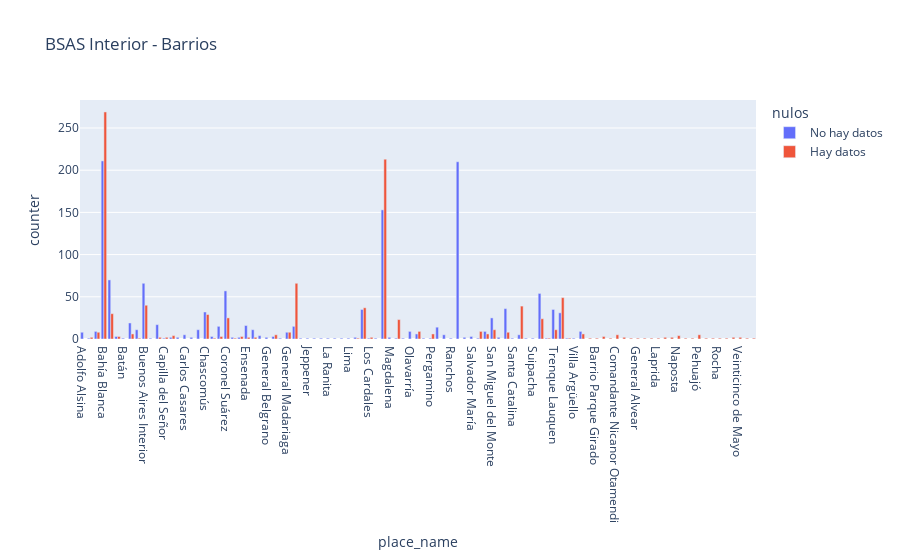

The cell this chart's notebook holds for it:
### Code cell
bsas_interior_barrios_grupo = bsas_interior.groupby(by=['state_name','place_name','nulos'],as_index=False)['counter'].sum()
bsas_interior_barrios_grupo['nulos'] = bsas_interior_barrios_grupo['nulos'].astype(str)
bsas_interior_barrios_grupo['nulos'] = bsas_interior_barrios_grupo.nulos.str.replace('False','Hay datos')
bsas_interior_barrios_grupo['nulos'] = bsas_interior_barrios_grupo.nulos.str.replace('True','No hay datos')
fig = px.bar(bsas_interior_barrios_grupo, x="place_name", y="counter",
             color='nulos', barmode='group',
             height=400, title=" BSAS Interior - Barrios")
fig.show()

### Figure 1 — Plotly figure (JSON) as saved in the notebook; plotly's stock layout.template omitted (floating-point values rounded to 4 significant figures)
{"data": [{"alignmentgroup": "True", "hovertemplate": "nulos=No hay datos<br>place_name=%{x}<br>counter=%{y}<extra></extra>", "legendgroup": "No hay datos", "marker": {"color": "#636efa"}, "name": "No hay datos", "offsetgroup": "No hay datos", "orientation": "v", "showlegend": true, "textposition": "auto", "type": "bar", "x": ["Adolfo Alsina", "Alto Los Cardales", "Azul", "Bahía Blanca", "Balcarce", "Baradero", "Batán", "Berisso", "Brandsen", "Buenos Aires Interior", "Cabildo", "Campana", "Capilla del Señor", "Capitán Sarmiento", "Cardales Country Club", "Carlos Casares", "Carlos Keen", "Carmen de Areco", "Chascomús", "Chivilcoy", "Coronel Brandsen", "Coronel Suárez", "El Remanso", "Empalme Lobos", "Ensenada", "Exaltación de la Cruz", "General Alvarado", "General Belgrano", "General Las Heras", "General Lavalle", "General Madariaga", "General Pueyrredón", "Indio Cuá Country Club", "Jeppener", "Junín", "La Colina Golf & Polo", "La Ranita", "Laguna de los Padres", "Las Chacras", "Lima", "Lincoln", "Lobos", "Los Cardales", "Los Talas", "Luján", "Magdalena", "Mercedes", "Navarro", "Olavarría", "Open Door", "Pedro Luro", "Pergamino", "Punta Indio", "Punta Lara", "Ranchos", "Roosevelt", "Roque Pérez", "Salvador María", "San Andrés de Giles", "San Antonio de Areco", "San Miguel del Monte", "San Nicolás de los Arroyos", "San Pedro", "Santa Catalina", "Sierra de los Padres", "Sierras Bayas", "Suipacha", "Tandil", "Torres", "Trenque Lauquen", "Tres Arroyos", "Verónica", "Villa Argüello", "Zárate"], "xaxis": "x", "y": [8, 1, 9, 211, 70, 3, 1, 19, 11, 66, 1, 17, 1, 2, 2, 5, 2, 11, 32, 3, 15, 57, 2, 2, 16, 11, 4, 2, 3, 1, 8, 15, 1, 1, 1, 1, 1, 1, 1, 1, 2, 35, 1, 1, 153, 2, 1, 1, 9, 6, 1, 1, 14, 5, 1, 210, 2, 3, 1, 9, 25, 2, 36, 1, 5, 1, 1, 54, 1, 35, 31, 1, 1, 9], "yaxis": "y"}, {"alignmentgroup": "True", "hovertemplate": "nulos=Hay datos<br>place_name=%{x}<br>counter=%{y}<extra></extra>", "legendgroup": "Hay datos", "marker": {"color": "#EF553B"}, "name": "Hay datos", "offsetgroup": "Hay datos", "orientation": "v", "showlegend": true, "textposition": "auto", "type": "bar", "x": ["Alto Los Cardales", "Azul", "Bahía Blanca", "Balcarce", "Balneario San Cayetano", "Baradero", "Barrio Parque Girado", "Berisso", "Brandsen", "Buenos Aires Interior", "Campana", "Campos de Roca", "Capilla del Señor", "Capitán Sarmiento", "Carmen de Patagones", "Chascomús", "Chivilcoy", "Comandante Nicanor Otamendi", "Coronel Brandsen", "Coronel Dorrego", "Coronel Suárez", "El Remanso", "Elvira", "Empalme Lobos", "Ensenada", "Exaltación de la Cruz", "General Alvear", "General Las Heras", "General Madariaga", "General Pinto", "General Pueyrredón", "Haras del Sur II", "Laprida", "Lincoln", "Lobería", "Lobos", "Lomas del Río Luján", "Los Cardales", "Luján", "Mercedes", "Naposta", "Nueve de Julio", "Olivera", "Open Door", "Pehuajó", "Pergamino", "Ramallo", "Rancagua", "Rocha", "San Andrés de Giles", "San Antonio de Areco", "San Miguel del Monte", "San Pedro", "Santa Trinidad", "Sierra de los Padres", "Tandil", "Tornquist", "Torres", "Trenque Lauquen", "Tres Arroyos", "Veinticinco de Mayo", "Verónica", "Villa Ventana", "Villars", "Zárate"], "xaxis": "x", "y": [2, 8, 269, 30, 1, 3, 1, 6, 1, 40, 2, 3, 2, 4, 1, 29, 1, 5, 3, 2, 25, 1, 1, 3, 2, 2, 1, 5, 8, 1, 66, 1, 1, 1, 2, 37, 2, 2, 213, 23, 4, 1, 1, 9, 5, 6, 1, 1, 1, 9, 6, 11, 8, 1, 39, 24, 2, 1, 11, 49, 2, 1, 1, 1, 6], "yaxis": "y"}], "layout": {"autosize": true, "barmode": "group", "legend": {"title": {"text": "nulos"}, "tracegroupgap": 0}, "title": {"text": " BSAS Interior - Barrios"}, "xaxis": {"anchor": "y", "autorange": true, "domain": [0, 1], "range": [-0.5, 98.5], "title": {"text": "place_name"}, "type": "category"}, "yaxis": {"anchor": "x", "autorange": true, "domain": [0, 1], "range": [0, 283.2], "title": {"text": "counter"}, "type": "linear"}}}
